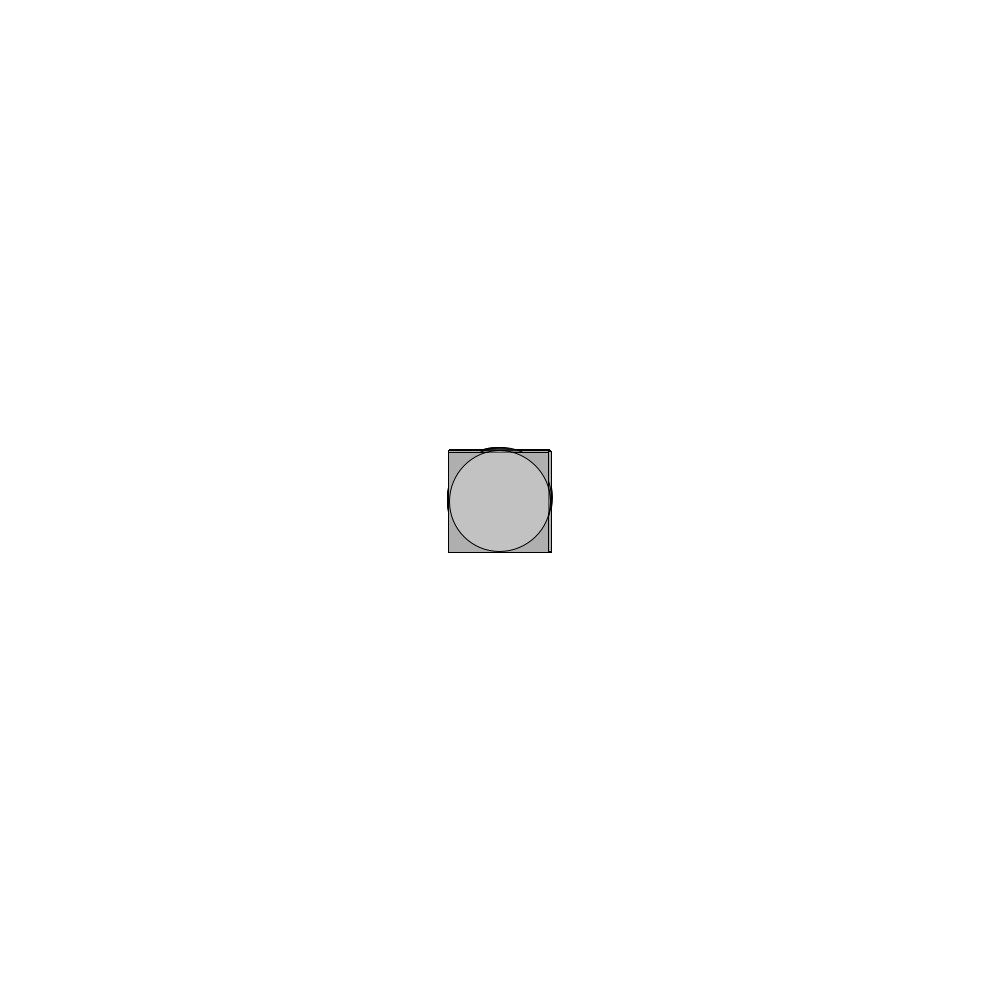
Frame 1 (no input)
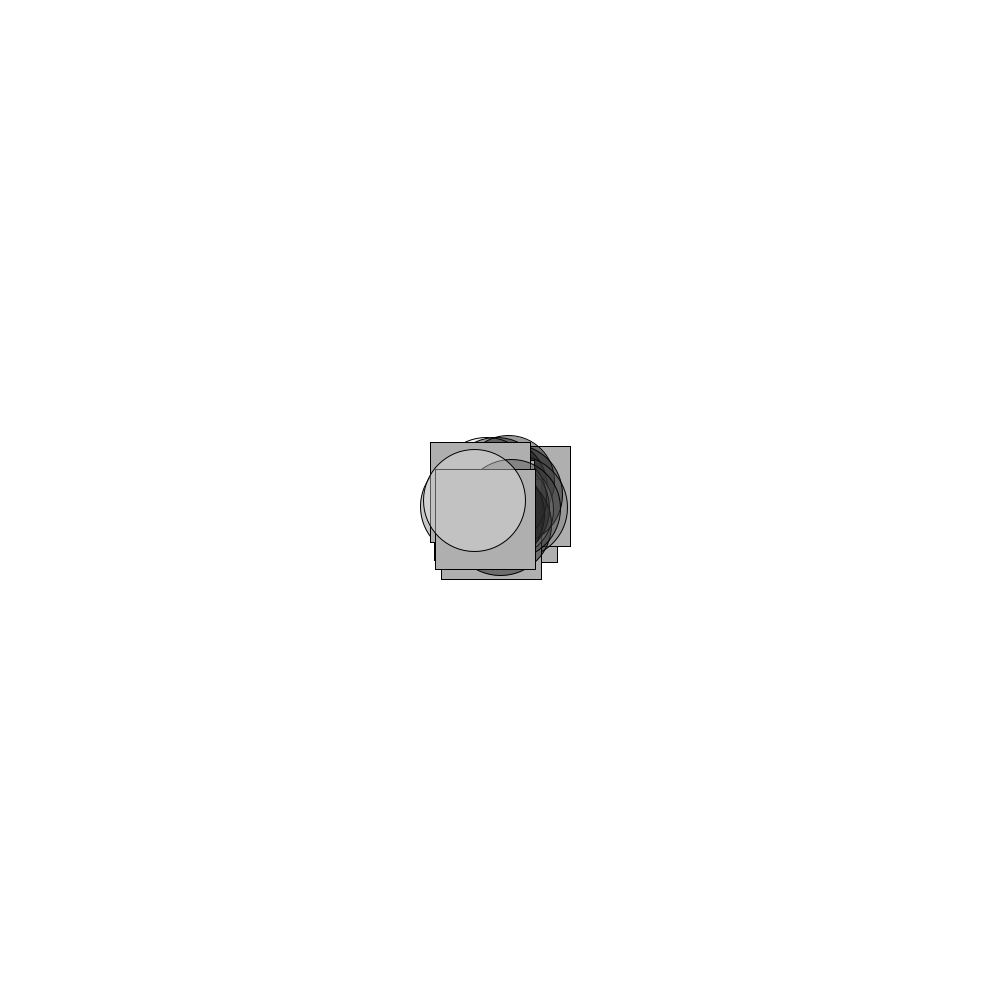
Frame 60 (the mouse pressed at the canvas centre just before this capture)
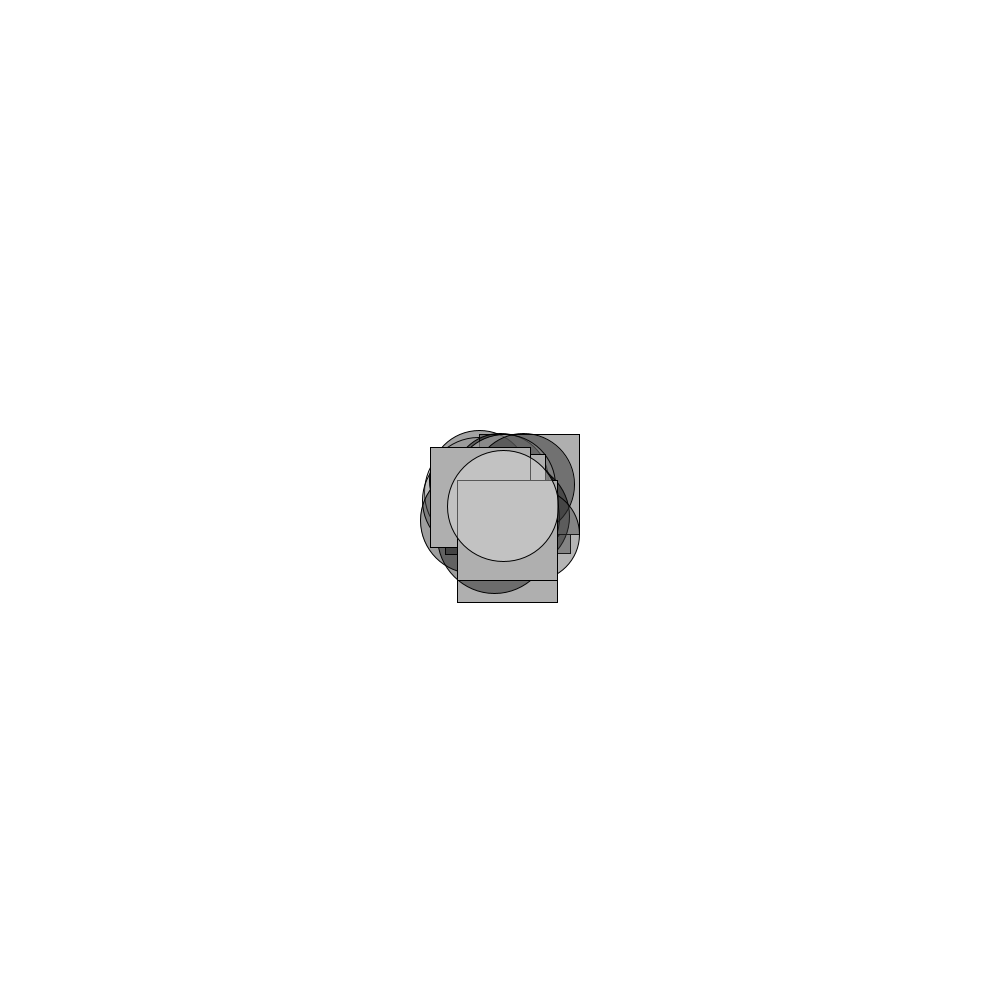
Frame 120 (the mouse held since frame 60 and released just before this capture)

The Processing sketch that drew these frames (run headless with seeded random() and noise(); from frame 60 on, the mouse is pressed at the canvas centre):

// Processing sketch: code_09_12
// ── code_09_12.pde
Shape [] shapes = new Shape [20];

void setup(){
  size(1000, 1000);
  for(int i = 0; i < shapes.length; i++){
    int r = int(random(2));
    if(r == 0){
     shapes[i] = new Circle(width/2, height/2, 100, color(random(255), 100)); 
    }else{
      shapes[i] = new Square(width/2, height/2, 100);
    }
   }
}
void draw(){
  background(255);
  for(int i = 0; i < shapes.length; i++){
    shapes[i].jiggle();
    shapes[i].display();
  }
}

// ── Circle.pde
class Circle extends Shape{
  color c;
  Circle(float x_, float y_, float r_, color c_){
    super(x_, y_, r_);
    c = c_;
  }
  void jiggle(){
    super.jiggle();
    r += random(-1, 1);
    r = constrain(r, 0, 500);
  }
  
  void changeColor(){
    c = color(random(255));
  }
  
  void display(){
    ellipseMode(CENTER);
    fill(c);
    stroke(0);
    ellipse(x, y, r, r);
  }
}

// ── Shape.pde
class Shape{
  float x;
  float y;
  float r;
  
  Shape(float x_, float y_, float r_){
    x = x_;
    y = y_;
    r = r_;
  } 
  
  void jiggle(){
    x += random(-3, 3);
    y += random(-3, 3);
  }
  
  void display(){
    point(x, y);
  }
}

// ── Square.pde
class Square extends Shape{
  Square(float x_, float y_, float r_){
    super(x_, y_, r_);
  }
  
  void display(){
    rectMode(CENTER);
    fill(175);
    stroke(0);
    rect(x, y, r, r);
  }
}
